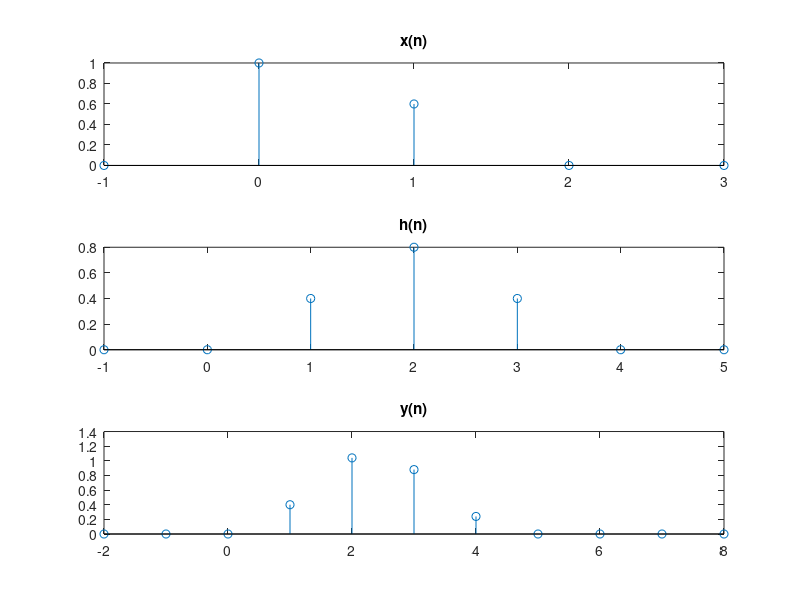

This chart was generated by the following MATLAB code:
x=[0 1 0.6 0 0];
nx=-1:3;
subplot(311); 
stem(nx,x);
title('x(n)')

h=[0 0 0.4 0.8 0.4 0 0];
nh=-1:5;
subplot(312); 
stem(nh,h); 
title('h(n)')

y=conv(x,h);
ny1=nx(1) + nh(1);
ny2=nx(length(x)) + nh(length(h));
ny=[ny1:ny2];
subplot(313);
stem(ny,y); 
title('y(n)')